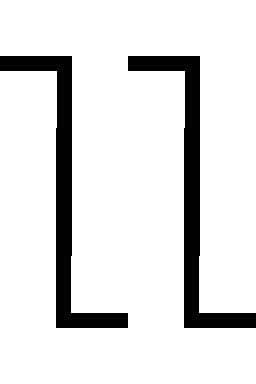

A 2D game scene composited from a Tiled map and its tileset images. What follows is a short description and the map's XML, with every tile layer's data as written:
An orthogonal 2x3 tile map with 128x128 px tiles, 1 tile layer (Tile Layer 1).

<map version="1.5" tiledversion="1.7.2" orientation="orthogonal" renderorder="right-down" width="2" height="3" tilewidth="128" tileheight="128" infinite="0" nextlayerid="2" nextobjectid="1">
 <tileset firstgid="1" name="g1" tilewidth="128" tileheight="128" tilecount="15" columns="0">
  <grid orientation="orthogonal" width="1" height="1" />
  <tile id="0">
   <image width="128" height="128" source="../tileset/0.bmp" />
  </tile>
  <tile id="1">
   <image width="128" height="128" source="../tileset/1.bmp" />
  </tile>
  <tile id="2">
   <image width="128" height="128" source="../tileset/2.bmp" />
  </tile>
  <tile id="3">
   <image width="128" height="128" source="../tileset/3.bmp" />
  </tile>
  <tile id="4">
   <image width="128" height="128" source="../tileset/4.bmp" />
  </tile>
  <tile id="5">
   <image width="128" height="128" source="../tileset/5.bmp" />
  </tile>
  <tile id="6">
   <image width="128" height="128" source="../tileset/6.bmp" />
  </tile>
  <tile id="7">
   <image width="128" height="128" source="../tileset/7.bmp" />
  </tile>
  <tile id="8">
   <image width="128" height="128" source="../tileset/8.bmp" />
  </tile>
  <tile id="9">
   <image width="128" height="128" source="../tileset/9.bmp" />
  </tile>
  <tile id="10">
   <image width="128" height="128" source="../tileset/10.bmp" />
  </tile>
  <tile id="11">
   <image width="128" height="128" source="../tileset/11.bmp" />
  </tile>
  <tile id="12">
   <image width="128" height="128" source="../tileset/12.bmp" />
  </tile>
  <tile id="13">
   <image width="128" height="128" source="../tileset/13.bmp" />
  </tile>
  <tile id="14">
   <image width="128" height="128" source="../tileset/14.bmp" />
  </tile>
 </tileset>
 <layer id="1" name="Tile Layer 1" width="2" height="3">
  <data encoding="csv">
9,9,
5,5,
7,7
</data>
 </layer>
</map>
